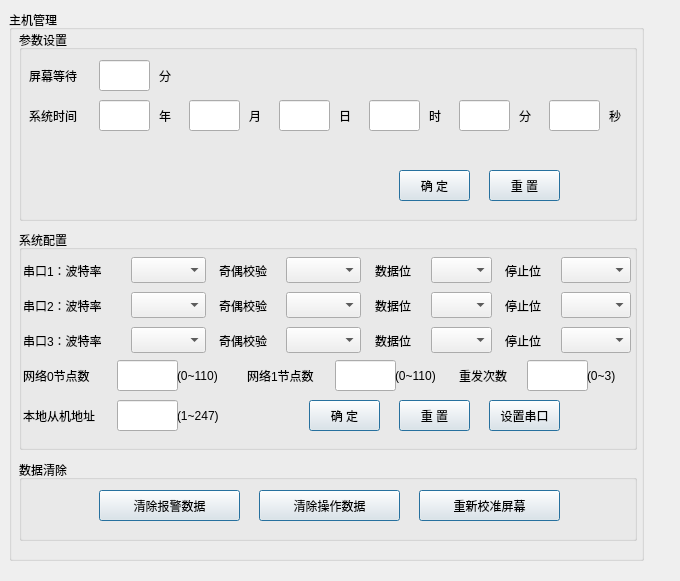
<?xml version="1.0" encoding="UTF-8"?>
<ui version="4.0">
 <class>SysSetForm</class>
 <widget class="QWidget" name="SysSetForm">
  <property name="geometry">
   <rect>
    <x>0</x>
    <y>0</y>
    <width>680</width>
    <height>581</height>
   </rect>
  </property>
  <property name="windowTitle">
   <string>系统设置</string>
  </property>
  <property name="windowIcon">
   <iconset resource="../../img.qrc">
    <normaloff>:/img/images/monSet.png</normaloff>:/img/images/monSet.png</iconset>
  </property>
  <property name="styleSheet">
   <string notr="true">font: 12pt &quot;Sans Serif&quot;;</string>
  </property>
  <widget class="QGroupBox" name="groupBox">
   <property name="geometry">
    <rect>
     <x>9</x>
     <y>10</y>
     <width>635</width>
     <height>551</height>
    </rect>
   </property>
   <property name="title">
    <string>主机管理</string>
   </property>
   <widget class="QGroupBox" name="groupBox_3">
    <property name="geometry">
     <rect>
      <x>10</x>
      <y>20</y>
      <width>618</width>
      <height>191</height>
     </rect>
    </property>
    <property name="title">
     <string>参数设置</string>
    </property>
    <property name="flat">
     <bool>false</bool>
    </property>
    <widget class="QLabel" name="label_5">
     <property name="geometry">
      <rect>
       <x>10</x>
       <y>30</y>
       <width>81</width>
       <height>31</height>
      </rect>
     </property>
     <property name="text">
      <string>屏幕等待</string>
     </property>
    </widget>
    <widget class="QLabel" name="label_6">
     <property name="geometry">
      <rect>
       <x>10</x>
       <y>70</y>
       <width>71</width>
       <height>31</height>
      </rect>
     </property>
     <property name="text">
      <string>系统时间</string>
     </property>
    </widget>
    <widget class="QLabel" name="label_7">
     <property name="geometry">
      <rect>
       <x>140</x>
       <y>30</y>
       <width>31</width>
       <height>31</height>
      </rect>
     </property>
     <property name="text">
      <string>分</string>
     </property>
    </widget>
    <widget class="QPushButton" name="btn_ok">
     <property name="geometry">
      <rect>
       <x>380</x>
       <y>140</y>
       <width>71</width>
       <height>31</height>
      </rect>
     </property>
     <property name="text">
      <string>确 定</string>
     </property>
     <property name="default">
      <bool>true</bool>
     </property>
    </widget>
    <widget class="QPushButton" name="btn_reset">
     <property name="geometry">
      <rect>
       <x>470</x>
       <y>140</y>
       <width>71</width>
       <height>31</height>
      </rect>
     </property>
     <property name="text">
      <string>重 置</string>
     </property>
     <property name="default">
      <bool>true</bool>
     </property>
    </widget>
    <widget class="QLineEdit" name="txtCSTime">
     <property name="geometry">
      <rect>
       <x>80</x>
       <y>30</y>
       <width>51</width>
       <height>31</height>
      </rect>
     </property>
     <property name="text">
      <string/>
     </property>
    </widget>
    <widget class="QLabel" name="label_8">
     <property name="geometry">
      <rect>
       <x>140</x>
       <y>70</y>
       <width>21</width>
       <height>31</height>
      </rect>
     </property>
     <property name="text">
      <string>年</string>
     </property>
    </widget>
    <widget class="QLineEdit" name="txtYear">
     <property name="geometry">
      <rect>
       <x>80</x>
       <y>70</y>
       <width>51</width>
       <height>31</height>
      </rect>
     </property>
     <property name="text">
      <string/>
     </property>
    </widget>
    <widget class="QLineEdit" name="txtMonth">
     <property name="geometry">
      <rect>
       <x>170</x>
       <y>70</y>
       <width>51</width>
       <height>31</height>
      </rect>
     </property>
     <property name="text">
      <string/>
     </property>
    </widget>
    <widget class="QLabel" name="label_9">
     <property name="geometry">
      <rect>
       <x>230</x>
       <y>70</y>
       <width>21</width>
       <height>31</height>
      </rect>
     </property>
     <property name="text">
      <string>月</string>
     </property>
    </widget>
    <widget class="QLabel" name="label_10">
     <property name="geometry">
      <rect>
       <x>320</x>
       <y>70</y>
       <width>21</width>
       <height>31</height>
      </rect>
     </property>
     <property name="text">
      <string>日</string>
     </property>
    </widget>
    <widget class="QLineEdit" name="txtDay">
     <property name="geometry">
      <rect>
       <x>260</x>
       <y>70</y>
       <width>51</width>
       <height>31</height>
      </rect>
     </property>
     <property name="text">
      <string/>
     </property>
    </widget>
    <widget class="QLineEdit" name="txtSec">
     <property name="geometry">
      <rect>
       <x>530</x>
       <y>70</y>
       <width>51</width>
       <height>31</height>
      </rect>
     </property>
     <property name="text">
      <string/>
     </property>
    </widget>
    <widget class="QLabel" name="label_11">
     <property name="geometry">
      <rect>
       <x>500</x>
       <y>70</y>
       <width>21</width>
       <height>31</height>
      </rect>
     </property>
     <property name="text">
      <string>分</string>
     </property>
    </widget>
    <widget class="QLabel" name="label_12">
     <property name="geometry">
      <rect>
       <x>590</x>
       <y>70</y>
       <width>21</width>
       <height>31</height>
      </rect>
     </property>
     <property name="text">
      <string>秒</string>
     </property>
    </widget>
    <widget class="QLineEdit" name="txtHour">
     <property name="geometry">
      <rect>
       <x>350</x>
       <y>70</y>
       <width>51</width>
       <height>31</height>
      </rect>
     </property>
     <property name="text">
      <string/>
     </property>
    </widget>
    <widget class="QLabel" name="label_13">
     <property name="geometry">
      <rect>
       <x>410</x>
       <y>70</y>
       <width>21</width>
       <height>31</height>
      </rect>
     </property>
     <property name="text">
      <string>时</string>
     </property>
    </widget>
    <widget class="QLineEdit" name="txtMinute">
     <property name="geometry">
      <rect>
       <x>440</x>
       <y>70</y>
       <width>51</width>
       <height>31</height>
      </rect>
     </property>
     <property name="text">
      <string/>
     </property>
    </widget>
   </widget>
   <widget class="QGroupBox" name="groupBox_2">
    <property name="geometry">
     <rect>
      <x>10</x>
      <y>450</y>
      <width>618</width>
      <height>81</height>
     </rect>
    </property>
    <property name="title">
     <string>数据清除</string>
    </property>
    <widget class="QPushButton" name="btn_clear_warn">
     <property name="geometry">
      <rect>
       <x>80</x>
       <y>30</y>
       <width>141</width>
       <height>31</height>
      </rect>
     </property>
     <property name="text">
      <string>清除报警数据</string>
     </property>
     <property name="default">
      <bool>true</bool>
     </property>
    </widget>
    <widget class="QPushButton" name="btn_clear_opt">
     <property name="geometry">
      <rect>
       <x>240</x>
       <y>30</y>
       <width>141</width>
       <height>31</height>
      </rect>
     </property>
     <property name="text">
      <string>清除操作数据</string>
     </property>
     <property name="default">
      <bool>true</bool>
     </property>
    </widget>
    <widget class="QPushButton" name="btn_calibration">
     <property name="geometry">
      <rect>
       <x>400</x>
       <y>30</y>
       <width>141</width>
       <height>31</height>
      </rect>
     </property>
     <property name="text">
      <string>重新校准屏幕</string>
     </property>
     <property name="default">
      <bool>true</bool>
     </property>
    </widget>
   </widget>
   <widget class="QGroupBox" name="groupBox_4">
    <property name="geometry">
     <rect>
      <x>10</x>
      <y>220</y>
      <width>618</width>
      <height>220</height>
     </rect>
    </property>
    <property name="title">
     <string>系统配置</string>
    </property>
    <widget class="QLineEdit" name="txtNet0">
     <property name="geometry">
      <rect>
       <x>98</x>
       <y>130</y>
       <width>61</width>
       <height>31</height>
      </rect>
     </property>
     <property name="text">
      <string/>
     </property>
    </widget>
    <widget class="QLineEdit" name="txtNet1">
     <property name="geometry">
      <rect>
       <x>316</x>
       <y>130</y>
       <width>61</width>
       <height>31</height>
      </rect>
     </property>
     <property name="text">
      <string/>
     </property>
    </widget>
    <widget class="QLabel" name="label_15">
     <property name="geometry">
      <rect>
       <x>228</x>
       <y>130</y>
       <width>91</width>
       <height>31</height>
      </rect>
     </property>
     <property name="text">
      <string>网络1节点数</string>
     </property>
    </widget>
    <widget class="QLabel" name="label_14">
     <property name="geometry">
      <rect>
       <x>4</x>
       <y>130</y>
       <width>101</width>
       <height>31</height>
      </rect>
     </property>
     <property name="text">
      <string>网络0节点数</string>
     </property>
    </widget>
    <widget class="QLineEdit" name="txtTimer">
     <property name="geometry">
      <rect>
       <x>508</x>
       <y>130</y>
       <width>61</width>
       <height>31</height>
      </rect>
     </property>
     <property name="text">
      <string/>
     </property>
    </widget>
    <widget class="QLabel" name="label_16">
     <property name="geometry">
      <rect>
       <x>440</x>
       <y>130</y>
       <width>71</width>
       <height>31</height>
      </rect>
     </property>
     <property name="text">
      <string>重发次数</string>
     </property>
    </widget>
    <widget class="QPushButton" name="btnSys1Reset">
     <property name="geometry">
      <rect>
       <x>380</x>
       <y>170</y>
       <width>71</width>
       <height>31</height>
      </rect>
     </property>
     <property name="text">
      <string>重 置</string>
     </property>
     <property name="default">
      <bool>true</bool>
     </property>
    </widget>
    <widget class="QPushButton" name="btnSys1OK">
     <property name="geometry">
      <rect>
       <x>290</x>
       <y>170</y>
       <width>71</width>
       <height>31</height>
      </rect>
     </property>
     <property name="text">
      <string>确 定</string>
     </property>
     <property name="default">
      <bool>true</bool>
     </property>
    </widget>
    <widget class="QLabel" name="label">
     <property name="geometry">
      <rect>
       <x>568</x>
       <y>130</y>
       <width>51</width>
       <height>31</height>
      </rect>
     </property>
     <property name="text">
      <string>(0~3)</string>
     </property>
    </widget>
    <widget class="QLabel" name="label_2">
     <property name="geometry">
      <rect>
       <x>158</x>
       <y>130</y>
       <width>71</width>
       <height>31</height>
      </rect>
     </property>
     <property name="text">
      <string>(0~110)</string>
     </property>
    </widget>
    <widget class="QLabel" name="label_3">
     <property name="geometry">
      <rect>
       <x>376</x>
       <y>130</y>
       <width>71</width>
       <height>31</height>
      </rect>
     </property>
     <property name="text">
      <string>(0~110)</string>
     </property>
    </widget>
    <widget class="QComboBox" name="usart1_badurate_comboBox">
     <property name="geometry">
      <rect>
       <x>112</x>
       <y>27</y>
       <width>75</width>
       <height>26</height>
      </rect>
     </property>
    </widget>
    <widget class="QLabel" name="usart1_badurate_label">
     <property name="geometry">
      <rect>
       <x>4</x>
       <y>25</y>
       <width>108</width>
       <height>31</height>
      </rect>
     </property>
     <property name="text">
      <string>串口1：波特率</string>
     </property>
    </widget>
    <widget class="QComboBox" name="usart1_parity_comboBox">
     <property name="geometry">
      <rect>
       <x>267</x>
       <y>27</y>
       <width>75</width>
       <height>26</height>
      </rect>
     </property>
    </widget>
    <widget class="QLabel" name="usart1_parity_label">
     <property name="geometry">
      <rect>
       <x>200</x>
       <y>25</y>
       <width>61</width>
       <height>31</height>
      </rect>
     </property>
     <property name="text">
      <string>奇偶校验</string>
     </property>
    </widget>
    <widget class="QComboBox" name="usart1_data_comboBox">
     <property name="geometry">
      <rect>
       <x>412</x>
       <y>27</y>
       <width>61</width>
       <height>26</height>
      </rect>
     </property>
    </widget>
    <widget class="QLabel" name="usart1_data_label">
     <property name="geometry">
      <rect>
       <x>356</x>
       <y>25</y>
       <width>51</width>
       <height>31</height>
      </rect>
     </property>
     <property name="text">
      <string>数据位</string>
     </property>
    </widget>
    <widget class="QComboBox" name="usart1_stop_comboBox">
     <property name="geometry">
      <rect>
       <x>542</x>
       <y>27</y>
       <width>70</width>
       <height>26</height>
      </rect>
     </property>
    </widget>
    <widget class="QLabel" name="usart1_stop_label">
     <property name="geometry">
      <rect>
       <x>486</x>
       <y>25</y>
       <width>51</width>
       <height>31</height>
      </rect>
     </property>
     <property name="text">
      <string>停止位</string>
     </property>
    </widget>
    <widget class="QComboBox" name="usart2_badurate_comboBox">
     <property name="geometry">
      <rect>
       <x>112</x>
       <y>62</y>
       <width>75</width>
       <height>26</height>
      </rect>
     </property>
    </widget>
    <widget class="QComboBox" name="usart2_parity_comboBox">
     <property name="geometry">
      <rect>
       <x>267</x>
       <y>62</y>
       <width>75</width>
       <height>26</height>
      </rect>
     </property>
    </widget>
    <widget class="QComboBox" name="usart2_stop_comboBox">
     <property name="geometry">
      <rect>
       <x>542</x>
       <y>62</y>
       <width>70</width>
       <height>26</height>
      </rect>
     </property>
    </widget>
    <widget class="QLabel" name="usart2_badurate_label">
     <property name="geometry">
      <rect>
       <x>4</x>
       <y>60</y>
       <width>108</width>
       <height>31</height>
      </rect>
     </property>
     <property name="text">
      <string>串口2：波特率</string>
     </property>
    </widget>
    <widget class="QComboBox" name="usart2_data_comboBox">
     <property name="geometry">
      <rect>
       <x>412</x>
       <y>62</y>
       <width>61</width>
       <height>26</height>
      </rect>
     </property>
    </widget>
    <widget class="QLabel" name="usart2_data_label">
     <property name="geometry">
      <rect>
       <x>356</x>
       <y>60</y>
       <width>51</width>
       <height>31</height>
      </rect>
     </property>
     <property name="text">
      <string>数据位</string>
     </property>
    </widget>
    <widget class="QLabel" name="usart2_parity_label">
     <property name="geometry">
      <rect>
       <x>200</x>
       <y>60</y>
       <width>61</width>
       <height>31</height>
      </rect>
     </property>
     <property name="text">
      <string>奇偶校验</string>
     </property>
    </widget>
    <widget class="QLabel" name="usart2_stop_label">
     <property name="geometry">
      <rect>
       <x>486</x>
       <y>60</y>
       <width>51</width>
       <height>31</height>
      </rect>
     </property>
     <property name="text">
      <string>停止位</string>
     </property>
    </widget>
    <widget class="QLabel" name="usart3_stop_label">
     <property name="geometry">
      <rect>
       <x>486</x>
       <y>95</y>
       <width>51</width>
       <height>31</height>
      </rect>
     </property>
     <property name="text">
      <string>停止位</string>
     </property>
    </widget>
    <widget class="QComboBox" name="usart3_stop_comboBox">
     <property name="geometry">
      <rect>
       <x>542</x>
       <y>97</y>
       <width>70</width>
       <height>26</height>
      </rect>
     </property>
    </widget>
    <widget class="QLabel" name="usart3_data_label">
     <property name="geometry">
      <rect>
       <x>356</x>
       <y>95</y>
       <width>51</width>
       <height>31</height>
      </rect>
     </property>
     <property name="text">
      <string>数据位</string>
     </property>
    </widget>
    <widget class="QLabel" name="usart3_parity_label">
     <property name="geometry">
      <rect>
       <x>200</x>
       <y>95</y>
       <width>61</width>
       <height>31</height>
      </rect>
     </property>
     <property name="text">
      <string>奇偶校验</string>
     </property>
    </widget>
    <widget class="QComboBox" name="usart3_badurate_comboBox">
     <property name="geometry">
      <rect>
       <x>112</x>
       <y>97</y>
       <width>75</width>
       <height>26</height>
      </rect>
     </property>
    </widget>
    <widget class="QComboBox" name="usart3_parity_comboBox">
     <property name="geometry">
      <rect>
       <x>267</x>
       <y>97</y>
       <width>75</width>
       <height>26</height>
      </rect>
     </property>
    </widget>
    <widget class="QComboBox" name="usart3_data_comboBox">
     <property name="geometry">
      <rect>
       <x>412</x>
       <y>97</y>
       <width>61</width>
       <height>26</height>
      </rect>
     </property>
    </widget>
    <widget class="QLabel" name="usart3_badurate_label">
     <property name="geometry">
      <rect>
       <x>4</x>
       <y>95</y>
       <width>108</width>
       <height>31</height>
      </rect>
     </property>
     <property name="text">
      <string>串口3：波特率</string>
     </property>
    </widget>
    <widget class="QPushButton" name="usart_btn_close">
     <property name="geometry">
      <rect>
       <x>470</x>
       <y>170</y>
       <width>71</width>
       <height>31</height>
      </rect>
     </property>
     <property name="text">
      <string>设置串口</string>
     </property>
     <property name="default">
      <bool>true</bool>
     </property>
    </widget>
    <widget class="QLabel" name="label_4">
     <property name="geometry">
      <rect>
       <x>158</x>
       <y>170</y>
       <width>71</width>
       <height>31</height>
      </rect>
     </property>
     <property name="text">
      <string>(1~247)</string>
     </property>
    </widget>
    <widget class="QLineEdit" name="local_slave_address_txt">
     <property name="geometry">
      <rect>
       <x>98</x>
       <y>170</y>
       <width>61</width>
       <height>31</height>
      </rect>
     </property>
     <property name="text">
      <string/>
     </property>
    </widget>
    <widget class="QLabel" name="label_17">
     <property name="geometry">
      <rect>
       <x>4</x>
       <y>170</y>
       <width>101</width>
       <height>31</height>
      </rect>
     </property>
     <property name="text">
      <string>本地从机地址</string>
     </property>
    </widget>
   </widget>
  </widget>
 </widget>
 <resources>
  <include location="../../img.qrc"/>
 </resources>
 <connections/>
</ui>
